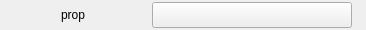
<?xml version="1.0" encoding="UTF-8"?>
<ui version="4.0">
 <class>ColorWidget</class>
 <widget class="QWidget" name="ColorWidget">
  <property name="geometry">
   <rect>
    <x>0</x>
    <y>0</y>
    <width>366</width>
    <height>30</height>
   </rect>
  </property>
  <property name="sizePolicy">
   <sizepolicy hsizetype="Preferred" vsizetype="Preferred">
    <horstretch>0</horstretch>
    <verstretch>0</verstretch>
   </sizepolicy>
  </property>
  <property name="maximumSize">
   <size>
    <width>16777215</width>
    <height>30</height>
   </size>
  </property>
  <property name="windowTitle">
   <string>Form</string>
  </property>
  <layout class="QHBoxLayout" name="horizontalLayout">
   <property name="leftMargin">
    <number>0</number>
   </property>
   <property name="topMargin">
    <number>0</number>
   </property>
   <property name="rightMargin">
    <number>0</number>
   </property>
   <property name="bottomMargin">
    <number>0</number>
   </property>
   <item>
    <widget class="QLabel" name="mainprop">
     <property name="sizePolicy">
      <sizepolicy hsizetype="Fixed" vsizetype="Preferred">
       <horstretch>0</horstretch>
       <verstretch>0</verstretch>
      </sizepolicy>
     </property>
     <property name="minimumSize">
      <size>
       <width>120</width>
       <height>0</height>
      </size>
     </property>
     <property name="maximumSize">
      <size>
       <width>120</width>
       <height>26</height>
      </size>
     </property>
     <property name="text">
      <string>prop</string>
     </property>
     <property name="alignment">
      <set>Qt::AlignCenter</set>
     </property>
    </widget>
   </item>
   <item>
    <widget class="QToolButton" name="colorButton">
     <property name="minimumSize">
      <size>
       <width>200</width>
       <height>0</height>
      </size>
     </property>
     <property name="maximumSize">
      <size>
       <width>16777215</width>
       <height>26</height>
      </size>
     </property>
     <property name="styleSheet">
      <string notr="true"/>
     </property>
     <property name="text">
      <string/>
     </property>
     <property name="popupMode">
      <enum>QToolButton::InstantPopup</enum>
     </property>
    </widget>
   </item>
  </layout>
 </widget>
 <resources/>
 <connections/>
</ui>
